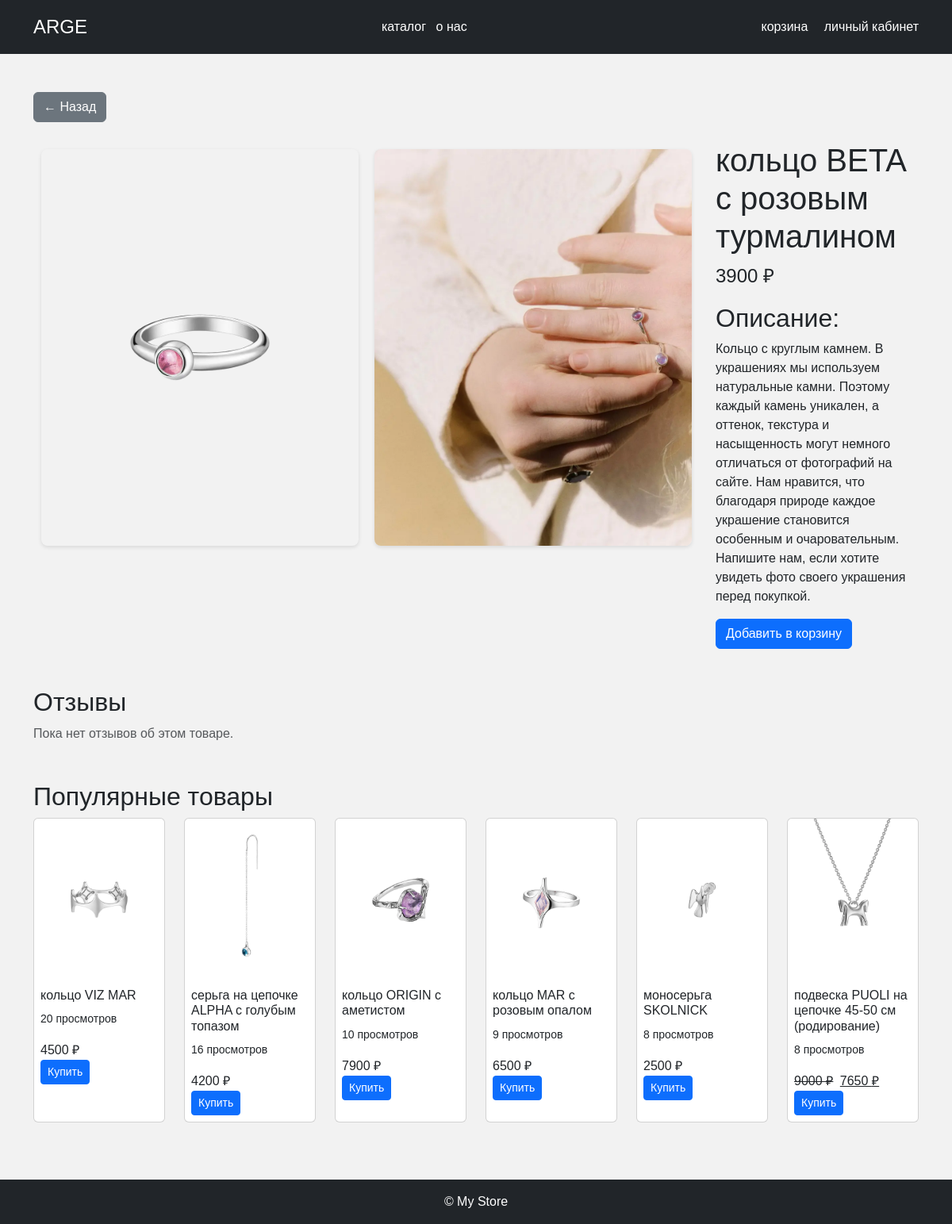
The page /product/22/ on the database as committed earlier.
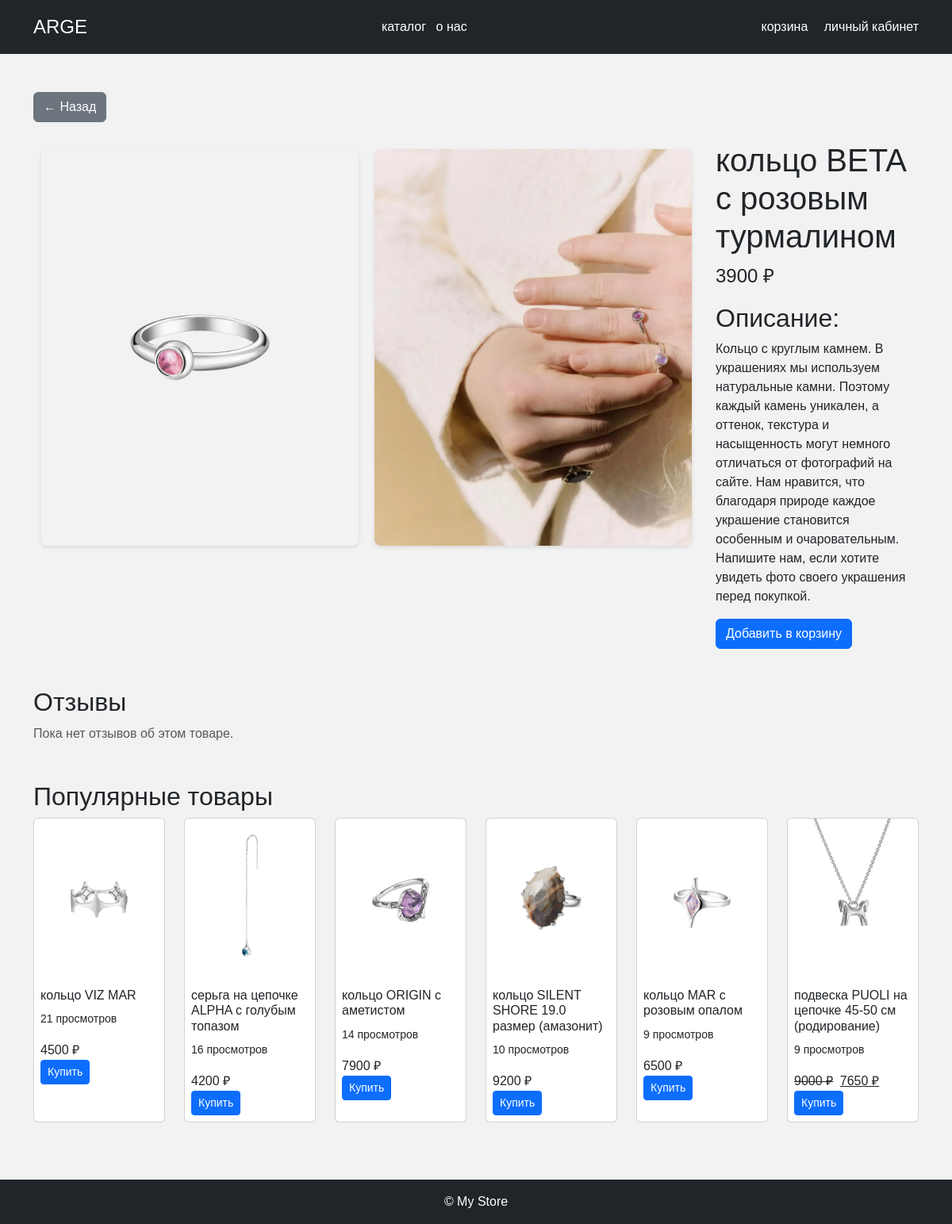
The same page on the database as committed later.
### members/models.py (models this page shows, shortened)
class ProductImg(models.Model):
    product = models.ForeignKey(Product, related_name='images', on_delete=models.CASCADE)
    img = models.ImageField(upload_to='product_images/', null=True, blank=True)
    class Meta:
        verbose_name = "Фото товара"
        verbose_name_plural = "Фото товаров"

class Product(models.Model):
    name = models.CharField(max_length=255)
    description = models.TextField()
    price = models.DecimalField(max_digits=10, decimal_places=2)
    category = models.ForeignKey(Category, related_name='products', on_delete=models.CASCADE)
    status = models.CharField(max_length=50, default='available')
    view_count = models.PositiveIntegerField(default=0, verbose_name="Просмотров")
    created_at = models.DateTimeField(default=timezone.now, verbose_name="Дата добавления")
    objects = models.Manager()
    available = AvailableProductsManager()
    class Meta:
        ordering = ['-price']
    class Meta:
        verbose_name = "Товар"
        verbose_name_plural = "Товары"
    @property
    def discounted_price(self):
        now = timezone.now()
        event = SaleEvent.objects.filter(
            category=self.category,
            end_time__gt=now
        ).first()
        if not event:
            return None
        return self.price * (100 - event.discount) / 100

class Category(models.Model):
    name = models.CharField(max_length=255)
    description = models.TextField()
    class Meta:
        verbose_name = "Категория"
        verbose_name_plural = "Категории"

class SaleEvent(models.Model):
    category = models.ForeignKey(Category, on_delete=models.CASCADE, verbose_name="Категория распродажи")
    discount = models.PositiveIntegerField(verbose_name="Скидка, %")
    end_time = models.DateTimeField(verbose_name="Конец акции")
    class Meta:
        verbose_name = "Событие распродажи"
        verbose_name_plural = "События распродаж"

### members/views.py (the view)
# urls.py: path('product/<int:pk>/', views.ProductDetailView.as_view(), name='product_detail'),
class ProductDetailView(View):
    def get(self, request, pk):
        product = get_object_or_404(Product, pk=pk)
        Product.objects.filter(pk=pk).update(view_count=F('view_count') + 1)
        product.refresh_from_db(fields=['view_count'])
        sale_event = SaleEvent.objects.filter(
            category=product.category,
            end_time__gt=timezone.now()
        ).first()
        reviews = (
            Review.objects
            .filter(product=product)
            .select_related('user')
            .order_by('-created_at')
        )
        popular_products = Product.objects.order_by('-view_count')[:6]
        return render(request, 'product_detail.html', {
            'product': product,
            'sale_event': sale_event,
            'reviews': reviews,
            'popular_products': popular_products,
        })

### templates/product_detail.html (shortened to what this page needs)
{% extends "base.html" %}
{% load static %}
{% block content %}
<button type="button" class="btn btn-secondary mb-4" onclick="history.back();">
  ← Назад
</button>
<div class="product-full-card">
    <div class="additional-images">
        {% for image in product.images.all %}
            <img src="{{ image.img.url }}" alt="{{ product.name }}">
        {% endfor %}
    </div>
    <div class="product-card-info">
        <h1>{{ product.name }}</h1>
        {% if product.discounted_price %}
            <p class="fs-4">
                <del class="text-muted">{{ product.price|floatformat:0 }} ₽</del>
                <ins class="ms-2">{{ product.discounted_price|floatformat:0 }} ₽</ins>
            </p>
        {% else %}
            <p class="fs-4">{{ product.price|floatformat:0 }} ₽</p>
        {% endif %}
        <div class="product-info">
            <h2>Описание:</h2>
            <p>{{ product.description }}</p>
            <form action="{% url 'add_to_cart' product.id %}" method="post">
                <button type="submit" class="btn btn-primary">Добавить в корзину</button>
            </form>
        </div>
    </div>
</div>
 <section class="reviews my-5">
    <h2>Отзывы</h2>
    {% if reviews %}
        <div class="list-group">
            {% for rev in reviews %}
                <div class="list-group-item mb-3">
                    <div class="d-flex justify-content-between">
                        <strong>{{ rev.user.get_full_name|default:rev.user.email }}</strong>
                        <small class="text-muted">{{ rev.created_at|date:"d.m.Y H:i" }}</small>
                    </div>
                    <div class="mb-1">Оценка: {{ rev.rating }} / 5</div>
                    <p>{{ rev.text }}</p>
                </div>
            {% endfor %}
        </div>
    {% else %}
        <p class="text-muted">Пока нет отзывов об этом товаре.</p>
    {% endif %}
 </section>
<section class="mb-5">
    <h2>Популярные товары</h2>
    <div class="row">
        {% for p in popular_products %}
            <div class="col-6 col-md-4 col-lg-2 mb-4">
                <div class="card h-100">
                    {% if p.images.first %}
                        <img src="{{ p.images.first.img.url }}" class="card-img-top" alt="{{ p.name }}">
                    {% endif %}
                    <div class="card-body p-2">
                        <h6 class="card-title">{{ p.name }}</h6>
                        <p class="card-text"><small>{{ p.view_count }} просмотров</small></p>
                        {% if p.discounted_price %}
                            <div class="price">
                                <del>{{ p.price|floatformat:0 }} ₽</del>
                                <ins class="ms-1">{{ p.discounted_price|floatformat:0 }} ₽</ins>
                            </div>
                        {% else %}
                            <div class="price">{{ p.price|floatformat:0 }} ₽</div>
                        {% endif %}
                        <a href="{% url 'product_detail' p.id %}" class="btn btn-sm btn-primary">Купить</a>
                    </div>
                </div>
            </div>
        {% endfor %}
    </div>
</section>
{% endblock %}

Rows that differ between the two databases and show on the page:
no longer on this page (row unchanged): Product: images.first.img (picture), name "моносерьга SKOLNICK", view_count "8", price "2500"
changed Product "кольцо VIZ MAR": view_count "20" → "21"
changed Product "кольцо ORIGIN с аметистом": view_count "10" → "14"
now on this page (row edited): Product: images.first.img (picture), name "кольцо SILENT SHORE 19.0 размер (амазонит)", view_count "10", price "9200"
changed Product "подвеска PUOLI на цепочке 45-50 см (родирование)": view_count "8" → "9"
